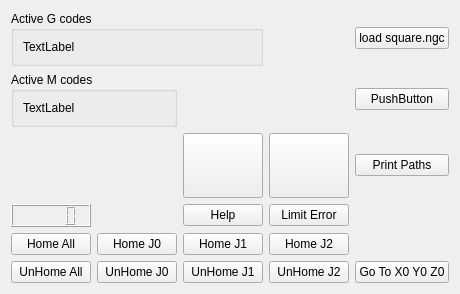
      <widget class="QWidget" name="tab_2">
       <attribute name="title">
        <string>Home</string>
       </attribute>
       <layout class="QGridLayout" name="gridLayout_5">
        <item row="4" column="1">
         <widget class="QPushButton" name="home_pb_0">
          <property name="text">
           <string>Home J0</string>
          </property>
         </widget>
        </item>
        <item row="5" column="3">
         <widget class="QPushButton" name="unhome_pb_2">
          <property name="text">
           <string>UnHome J2</string>
          </property>
         </widget>
        </item>
        <item row="5" column="2">
         <widget class="QPushButton" name="unhome_pb_1">
          <property name="text">
           <string>UnHome J1</string>
          </property>
         </widget>
        </item>
        <item row="4" column="2">
         <widget class="QPushButton" name="home_pb_1">
          <property name="text">
           <string>Home J1</string>
          </property>
         </widget>
        </item>
        <item row="3" column="0">
         <widget class="QLCDNumber" name="lcdNumber">
          <property name="function" stdset="0">
           <string>hal_pin</string>
          </property>
          <property name="pin_name" stdset="0">
           <string>hal-lcd</string>
          </property>
          <property name="hal_type" stdset="0">
           <string>HAL_S32</string>
          </property>
         </widget>
        </item>
        <item row="4" column="0">
         <widget class="QPushButton" name="home_all_pb">
          <property name="text">
           <string>Home All</string>
          </property>
          <property name="led_indicator" stdset="0">
           <bool>true</bool>
          </property>
         </widget>
        </item>
        <item row="2" column="3">
         <widget class="QPushButton" name="power_pb">
          <property name="sizePolicy">
           <sizepolicy hsizetype="Minimum" vsizetype="Fixed">
            <horstretch>0</horstretch>
            <verstretch>0</verstretch>
           </sizepolicy>
          </property>
          <property name="minimumSize">
           <size>
            <width>0</width>
            <height>65</height>
           </size>
          </property>
          <property name="text">
           <string/>
          </property>
          <property name="on_text" stdset="0">
           <string>Energized</string>
          </property>
          <property name="off_text" stdset="0">
           <string>Power Off</string>
          </property>
         </widget>
        </item>
        <item row="5" column="1">
         <widget class="QPushButton" name="unhome_pb_0">
          <property name="text">
           <string>UnHome J0</string>
          </property>
         </widget>
        </item>
        <item row="3" column="3">
         <widget class="QPushButton" name="pushButton_11">
          <property name="text">
           <string>Limit Error</string>
          </property>
          <property name="checkable">
           <bool>true</bool>
          </property>
          <property name="function" stdset="0">
           <string>hal_pin</string>
          </property>
          <property name="pin_name" stdset="0">
           <string>trip</string>
          </property>
         </widget>
        </item>
        <item row="3" column="2">
         <widget class="QPushButton" name="pushButton_6">
          <property name="text">
           <string>Help</string>
          </property>
          <property name="function" stdset="0">
           <string>help</string>
          </property>
          <property name="file" stdset="0">
           <string>home_help.txt</string>
          </property>
          <property name="topic" stdset="0">
           <string>Help On Homing</string>
          </property>
          <property name="horz_size" stdset="0">
           <string>500</string>
          </property>
          <property name="vert_size" stdset="0">
           <string>500</string>
          </property>
          <property name="x_pos" stdset="0">
           <string>100</string>
          </property>
          <property name="y_pos" stdset="0">
           <string>250</string>
          </property>
         </widget>
        </item>
        <item row="5" column="0">
         <widget class="QPushButton" name="unhome_all_pb">
          <property name="text">
           <string>UnHome All</string>
          </property>
         </widget>
        </item>
        <item row="4" column="3">
         <widget class="QPushButton" name="home_pb_2">
          <property name="text">
           <string>Home J2</string>
          </property>
         </widget>
        </item>
        <item row="2" column="2">
         <widget class="QPushButton" name="estop_pb">
          <property name="sizePolicy">
           <sizepolicy hsizetype="Minimum" vsizetype="Fixed">
            <horstretch>0</horstretch>
            <verstretch>0</verstretch>
           </sizepolicy>
          </property>
          <property name="minimumSize">
           <size>
            <width>0</width>
            <height>65</height>
           </size>
          </property>
          <property name="text">
           <string/>
          </property>
          <property name="off_text" stdset="0">
           <string>E Stop Open</string>
          </property>
          <property name="on_text" stdset="0">
           <string>Danger</string>
          </property>
         </widget>
        </item>
        <item row="1" column="4">
         <widget class="QPushButton" name="pushButton_14">
          <property name="text">
           <string>PushButton</string>
          </property>
         </widget>
        </item>
        <item row="0" column="4">
         <widget class="QPushButton" name="pushButton_13">
          <property name="text">
           <string>load square.ngc</string>
          </property>
          <property name="function" stdset="0">
           <string>load_file</string>
          </property>
          <property name="filename" stdset="0">
           <string>./square.ngc</string>
          </property>
         </widget>
        </item>
        <item row="1" column="0" colspan="2">
         <widget class="QGroupBox" name="groupBox_17">
          <property name="title">
           <string>Active M codes</string>
          </property>
          <layout class="QGridLayout" name="gridLayout_36">
           <item row="0" column="0">
            <widget class="QLabel" name="mcodes_lb">
             <property name="text">
              <string>TextLabel</string>
             </property>
            </widget>
           </item>
          </layout>
         </widget>
        </item>
        <item row="0" column="0" colspan="3">
         <widget class="QGroupBox" name="groupBox_16">
          <property name="title">
           <string>Active G codes</string>
          </property>
          <layout class="QGridLayout" name="gridLayout_35">
           <item row="0" column="0">
            <widget class="QLabel" name="gcodes_lb">
             <property name="text">
              <string>TextLabel</string>
             </property>
            </widget>
           </item>
          </layout>
         </widget>
        </item>
        <item row="2" column="4">
         <widget class="QPushButton" name="print_paths_pb">
          <property name="text">
           <string>Print Paths</string>
          </property>
         </widget>
        </item>
        <item row="5" column="4">
         <widget class="QPushButton" name="pushButton_15">
          <property name="text">
           <string>Go To X0 Y0 Z0</string>
          </property>
          <property name="function" stdset="0">
           <string>mdi</string>
          </property>
          <property name="command" stdset="0">
           <string>G0 X0 Y0 Z0</string>
          </property>
         </widget>
        </item>
       </layout>
      </widget>
